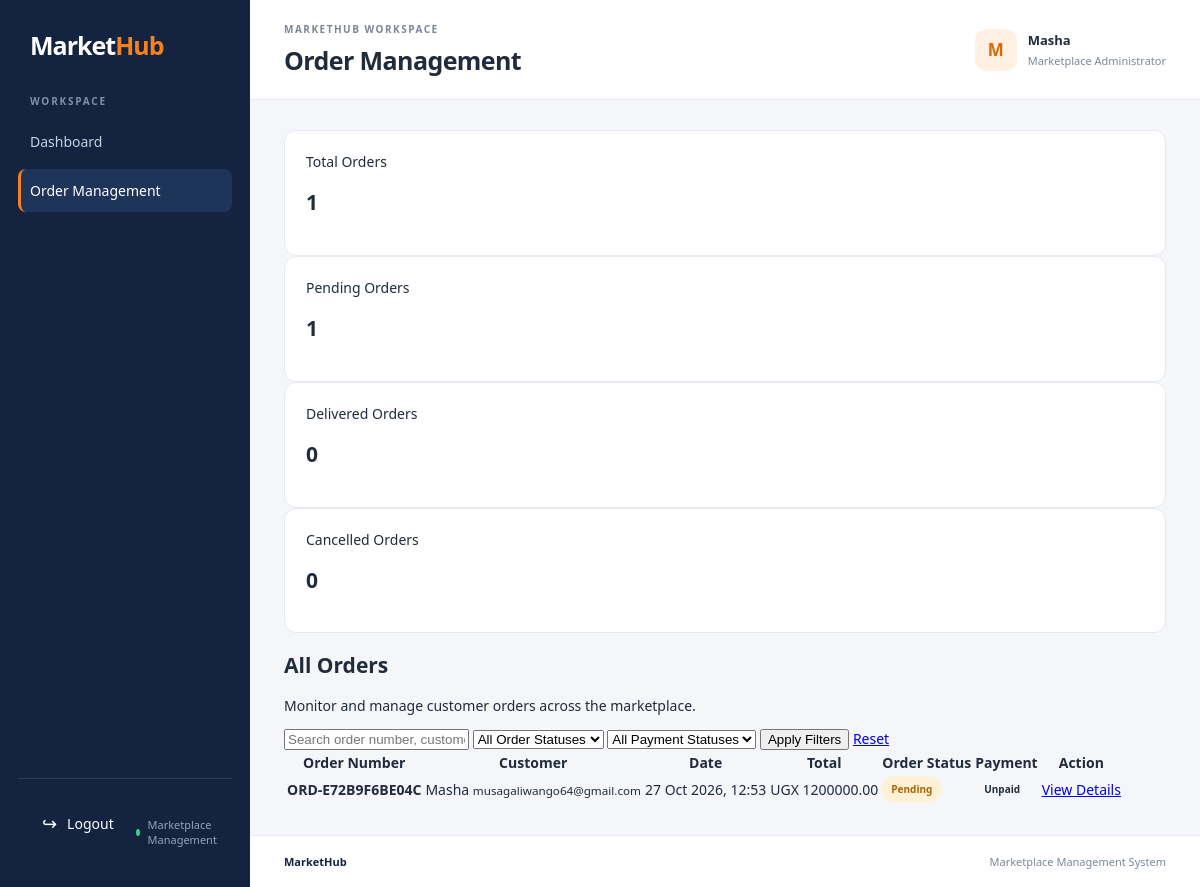
The page /dashboard/admin/orders/ (signed in) on the database as committed earlier.
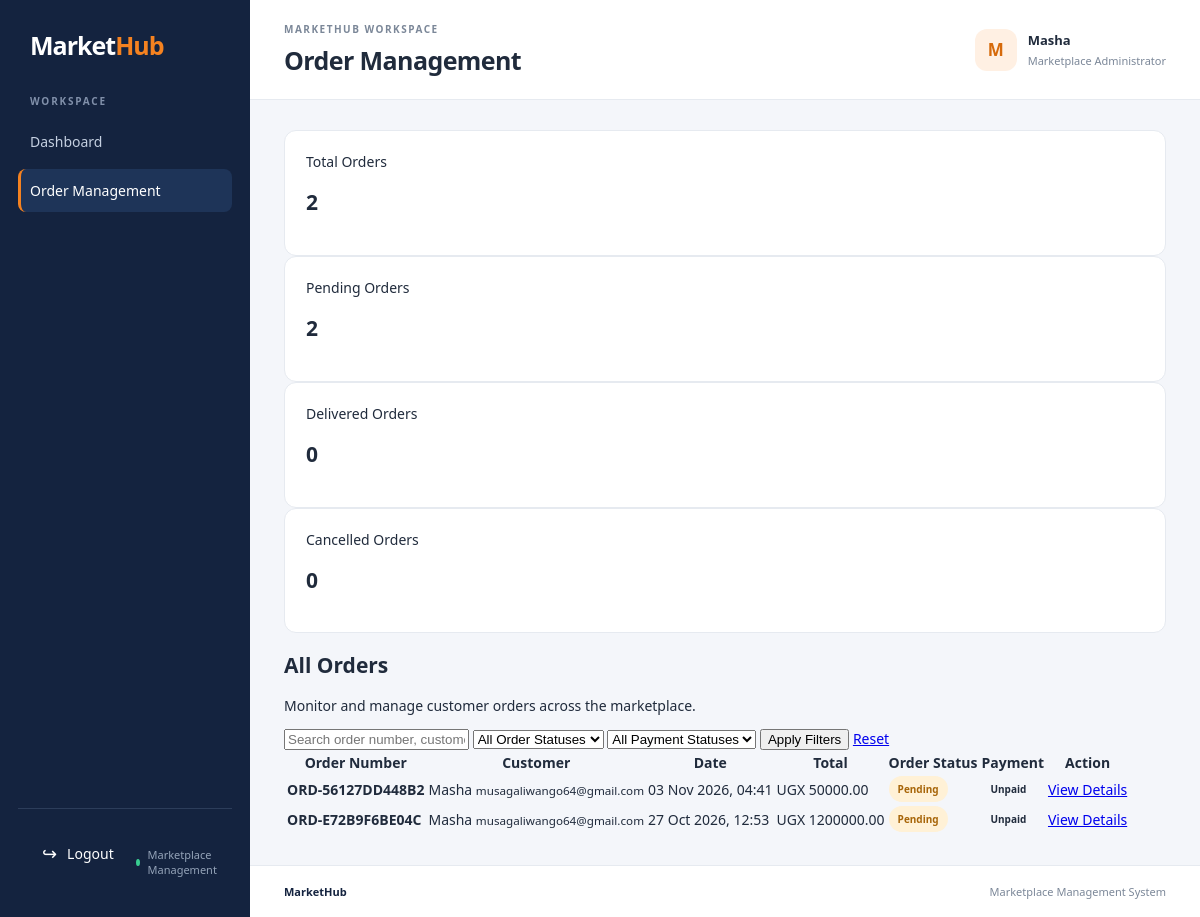
The same page on the database as committed later.
### orders/models.py (models this page shows, shortened)
class Order(models.Model):
    class Status(models.TextChoices):
        PENDING = "PENDING", "Pending"
        CONFIRMED = "CONFIRMED", "Confirmed"
        PROCESSING = "PROCESSING", "Processing"
        SHIPPED = "SHIPPED", "Shipped"
        DELIVERED = "DELIVERED", "Delivered"
        CANCELLED = "CANCELLED", "Cancelled"
    class PaymentStatus(models.TextChoices):
        UNPAID = "UNPAID", "Unpaid"
        PENDING = "PENDING", "Payment Pending"
        PAID = "PAID", "Paid"
        FAILED = "FAILED", "Failed"
        REFUNDED = "REFUNDED", "Refunded"
    class PaymentMethod(models.TextChoices):
        CASH_ON_DELIVERY = "CASH_ON_DELIVERY", "Cash on Delivery"
        MOBILE_MONEY = "MOBILE_MONEY", "Mobile Money"
        CARD = "CARD", "Card"
    order_number = models.CharField(
        max_length=16,
        unique=True,
        default=generate_order_number,
        editable=False,
    )
    customer = models.ForeignKey(
        settings.AUTH_USER_MODEL,
        on_delete=models.PROTECT,
        related_name="orders",
    )
    status = models.CharField(
        max_length=20,
        choices=Status.choices,
        default=Status.PENDING,
    )
    payment_status = models.CharField(
        max_length=20,
        choices=PaymentStatus.choices,
        default=PaymentStatus.UNPAID,
    )
    payment_method = models.CharField(
        max_length=25,
        choices=PaymentMethod.choices,
        default=PaymentMethod.CASH_ON_DELIVERY,
    )
    shipping_full_name = models.CharField(max_length=150)
    shipping_phone = models.CharField(max_length=30)
    shipping_address = models.TextField()
    shipping_city = models.CharField(max_length=100)
    shipping_region = models.CharField(max_length=100, blank=True)
    shipping_postal_code = models.CharField(max_length=20, blank=True)
    shipping_country = models.CharField(max_length=100, default="Uganda")
    subtotal = models.DecimalField(
        max_digits=12,
        decimal_places=2,
        default=Decimal("0.00"),
        validators=[MinValueValidator(Decimal("0.00"))],
    )
    shipping_cost = models.DecimalField(
        max_digits=12,
        decimal_places=2,
        default=Decimal("0.00"),
        validators=[MinValueValidator(Decimal("0.00"))],
    )
    tax_amount = models.DecimalField(
        max_digits=12,
        decimal_places=2,
        default=Decimal("0.00"),
        validators=[MinValueValidator(Decimal("0.00"))],
    )
    total_amount = models.DecimalField(
        max_digits=12,
        decimal_places=2,
        default=Decimal("0.00"),
        validators=[MinValueValidator(Decimal("0.00"))],
    )
    customer_note = models.TextField(blank=True)
    created_at = models.DateTimeField(auto_now_add=True)
    updated_at = models.DateTimeField(auto_now=True)
    class Meta:
        ordering = ["-created_at"]
        indexes = [
            models.Index(fields=["customer", "status"]),
            models.Index(fields=["payment_status"]),
            models.Index(fields=["created_at"]),
        ]

### accounts/models.py (models this page shows, shortened)
class User(AbstractUser):
    class Role(models.TextChoices):
        CUSTOMER = "CUSTOMER", "Customer"
        VENDOR = "VENDOR", "Vendor"
    email = models.EmailField(unique=True)
    role = models.CharField(
        max_length=10,
        choices=Role.choices,
        default=Role.CUSTOMER
    )

### ecommerce/views.py (the view, shortened to what this page needs)
@login_required
@user_passes_test(is_marketplace_admin)
def order_management(request):
    search_query = request.GET.get("q", "").strip()
    status_filter = request.GET.get("status", "").strip()
    payment_filter = request.GET.get("payment_status", "").strip()
    orders = (
        Order.objects
        .select_related("customer")
        .prefetch_related("vendor_orders")
        .order_by("-created_at")
    )
    if status_filter in Order.Status.values:
        orders = orders.filter(status=status_filter)
    else:
        status_filter = ""
    if payment_filter in Order.PaymentStatus.values:
        orders = orders.filter(payment_status=payment_filter)
    else:
        payment_filter = ""
    context = {
        "orders": orders,
        "search_query": search_query,
        "status_filter": status_filter,
        "payment_filter": payment_filter,
        "total_orders": Order.objects.count(),
        "pending_orders": Order.objects.filter(
            status=Order.Status.PENDING
        ).count(),
        "completed_orders": Order.objects.filter(
            status=Order.Status.DELIVERED
        ).count(),
        "cancelled_orders": Order.objects.filter(
            status=Order.Status.CANCELLED
        ).count(),
        "order_statuses": Order.Status.choices,
        "payment_statuses": Order.PaymentStatus.choices,
    }
    return render(
        request,
        "dashboards/order_management.html",
        context,
    )

### carts/context_processors.py (called while the page is built)
def cart_item_count(request):
    if not request.user.is_authenticated:
        return {"cart_item_count": 0}
    cart = Cart.objects.filter(
        user=request.user,
        status=Cart.Status.ACTIVE,
    ).first()
    if cart is None:
        return {"cart_item_count": 0}
    return {
        "cart_item_count": sum(
            item.quantity for item in cart.items.all()
        )
    }

### ecommerce/views.py (called while the page is built)
def is_marketplace_admin(user):
    return user.is_staff or user.is_superuser

### products/views.py (called while the page is built)
def navigation_categories(request):
    categories = (
        Category.objects
        .filter(is_active=True, parent__isnull=True)
        .prefetch_related("subcategories")
        .order_by("name")
    )
    return {
        "navigation_categories": categories,
    }

### templates/dashboards/order_management.html (shortened to what this page needs)
{% extends "dashboards/base.html" %}
{% block page_heading %}Order Management{% endblock %}
{% block user_role %}Marketplace Administrator{% endblock %}
{% block sidebar_menu %}
<a href="{% url 'admin_dashboard' %}" class="sidebar-link">Dashboard</a>
<a href="{% url 'order_management' %}" class="sidebar-link active">Order Management</a>
{% endblock %}
{% block content %}
<div class="dashboard-stats">
    <div class="stat-card">
        <span>Total Orders</span>
        <h2>{{ total_orders }}</h2>
    </div>
    <div class="stat-card">
        <span>Pending Orders</span>
        <h2>{{ pending_orders }}</h2>
    </div>
    <div class="stat-card">
        <span>Delivered Orders</span>
        <h2>{{ completed_orders }}</h2>
    </div>
    <div class="stat-card">
        <span>Cancelled Orders</span>
        <h2>{{ cancelled_orders }}</h2>
    </div>
</div>
<div class="dashboard-panel">
    <div class="panel-header">
        <div>
            <h2>All Orders</h2>
            <p>Monitor and manage customer orders across the marketplace.</p>
        </div>
    </div>
    <form method="GET" class="management-filters">
        <input
            type="text"
            name="q"
            value="{{ search_query }}"
            placeholder="Search order number, customer or phone..."
        >
        <select name="status">
            <option value="">All Order Statuses</option>
        </select>
        <select name="payment_status">
            <option value="">All Payment Statuses</option>
        </select>
        <button type="submit" class="primary-btn">Apply Filters</button>
        <a href="{% url 'order_management' %}" class="secondary-btn">Reset</a>
    </form>
    <div class="table-responsive">
        <table class="management-table">
            <thead>
                <tr>
                    <th>Order Number</th>
                    <th>Customer</th>
                    <th>Date</th>
                    <th>Total</th>
                    <th>Order Status</th>
                    <th>Payment</th>
                    <th>Action</th>
                </tr>
            </thead>
            <tbody>
                {% for order in orders %}
                    <tr>
                        <td><strong>{{ order.order_number }}</strong></td>
                        <td>
                            {{ order.customer.username }}
                            <small>{{ order.customer.email }}</small>
                        </td>
                        <td>{{ order.created_at|date:"d M Y, H:i" }}</td>
                        <td>UGX {{ order.total_amount|floatformat:2 }}</td>
                        <td>
                            <span class="status-badge status-{{ order.status|lower }}">
                                {{ order.get_status_display }}
                            </span>
                        </td>
                        <td>
                            <span class="status-badge status-{{ order.payment_status|lower }}">
                                {{ order.get_payment_status_display }}
                            </span>
                        </td>
                        <td>
                            <a
                                href="{% url 'admin_order_detail' order.order_number %}"
                                class="table-action-btn"
                            >
                                View Details
                            </a>
                        </td>
                    </tr>
                {% empty %}
                    <tr>
                        <td colspan="7" class="empty-table">
                            No orders found.
                        </td>
                    </tr>
                {% endfor %}
            </tbody>
        </table>
    </div>
</div>
{% endblock %}

Rows that differ between the two databases and show on the page:
added Order: order_number "ORD-56127DD448B2", customer.username "Masha", customer.email "musagaliwango64@gmail.com", created_at "03 Nov 2026, 04:41", total_amount "50000.00", status "Pending", payment_status "Unpaid"
Other text that changed with them:
{{ total_orders }}: "1" → "2"
{{ pending_orders }}: "1" → "2"
